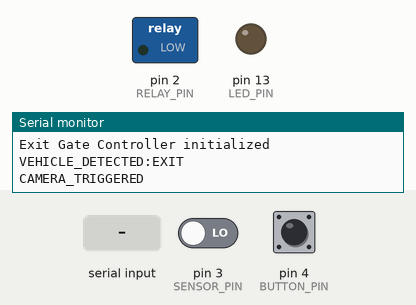
The sketch below on a simulated Arduino Uno, built with avr-gcc and run on an emulated ATmega328P. On the bench: switched loads named in the sketch (green lamp = pin HIGH), output pins drawn as LEDs (lit = HIGH), the last lines printed to the serial monitor. Inputs (shaded band) come from the test bench; at power-on: pin 4 (BUTTON_PIN) HIGH, pin 3 (SENSOR_PIN) LOW. Pins used as bus, display or sensor lines are not drawn.

Above: at 1.2 s.
1.3 s: pin 4 (BUTTON_PIN) pulled LOW for 0.15 s
At 2.7 s:
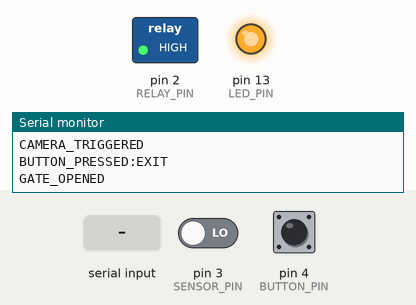
4.4 s: "CLOSE_GATE\n" received over Serial
At 4.8 s:
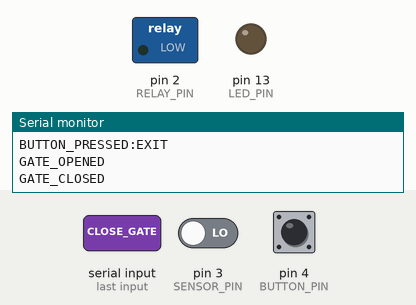
5.9 s: "OPEN_GATE\n" received over Serial
At 7.1 s:
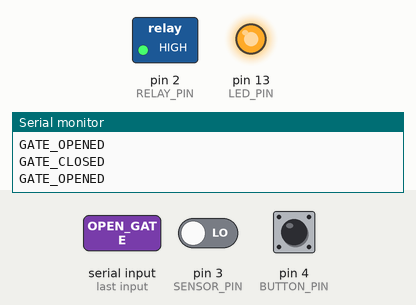
7.4 s: pin 4 (BUTTON_PIN) pulled LOW for 1 s
At 8.6 s:
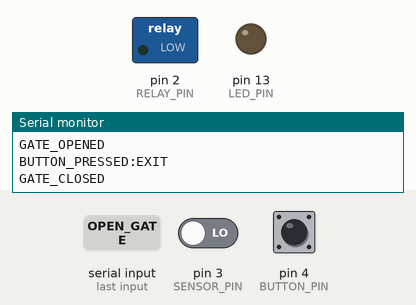
Timing chart, 0 to 10.4 s (numbered marks = the images above; inputs shaded):
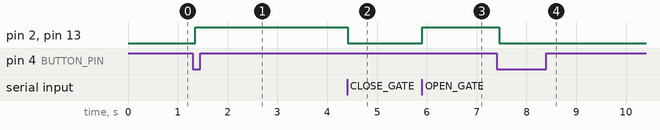

Measured:
- after the input at 1.3 s, pin 2 (RELAY_PIN), pin 13 (LED_PIN): LOW → HIGH after 0.05 s
- after the input at 4.4 s, pin 2 (RELAY_PIN), pin 13 (LED_PIN): HIGH → LOW at once
- after the input at 5.9 s, pin 2 (RELAY_PIN), pin 13 (LED_PIN): LOW → HIGH at once
- after the input at 7.4 s, pin 2 (RELAY_PIN), pin 13 (LED_PIN): HIGH → LOW after 0.05 s

The sketch:

relay_exit.ino
```cpp
/*
 * ParkIRC Exit Gate Controller
 *
 * Controls the exit gate for a parking system
 * Interfaces with sensors and communicates with the desktop application
 */

// Define pins
const int RELAY_PIN = 2;       // Relay control pin
const int SENSOR_PIN = 3;      // Vehicle sensor pin (IR sensor or loop detector)
const int BUTTON_PIN = 4;      // Manual button pin
const int LED_PIN = 13;        // Status LED
const int CAMERA_TRIGGER_PIN = 5;  // Pin to trigger external camera (optional)
const int PRINTER_TRIGGER_PIN = 6; // Pin to trigger external receipt printer (optional)

// Timing constants
const unsigned long GATE_OPEN_TIME = 10000;  // Time gate stays open (10 seconds)
const unsigned long DEBOUNCE_DELAY = 50;     // Debounce time for button (50ms)
const unsigned long CAMERA_TRIGGER_TIME = 200; // Camera trigger pulse duration (ms)
const unsigned long PRINTER_TRIGGER_TIME = 500; // Printer trigger pulse duration (ms)

// State variables
bool gateOpen = false;
bool vehicleDetected = false;
bool lastButtonState = HIGH;   // Assuming pull-up resistor
bool buttonState = HIGH;       // Assuming pull-up resistor
unsigned long lastDebounceTime = 0;
unsigned long gateOpenTime = 0;
unsigned long cameraTriggerTime = 0;
unsigned long printerTriggerTime = 0;
bool cameraTriggerActive = false;
bool printerTriggerActive = false;
String receiptData = "";

void setup() {
  // Initialize serial communication
  Serial.begin(9600);

  // Initialize pins
  pinMode(RELAY_PIN, OUTPUT);
  pinMode(SENSOR_PIN, INPUT);
  pinMode(BUTTON_PIN, INPUT_PULLUP);
  pinMode(LED_PIN, OUTPUT);
  pinMode(CAMERA_TRIGGER_PIN, OUTPUT);
  pinMode(PRINTER_TRIGGER_PIN, OUTPUT);

  // Initialize outputs to inactive state
  digitalWrite(RELAY_PIN, LOW);
  digitalWrite(LED_PIN, LOW);
  digitalWrite(CAMERA_TRIGGER_PIN, LOW);
  digitalWrite(PRINTER_TRIGGER_PIN, LOW);

  // Initialize gate to closed position
  closeGate();

  Serial.println("Exit Gate Controller initialized");
}

void loop() {
  // Check for commands from desktop application
  checkSerialCommands();

  // Check vehicle sensor
  checkVehicleSensor();

  // Check manual button
  checkButton();

  // Check if it's time to close the gate
  checkGateTimer();

  // Check camera and printer trigger timers
  checkCameraTimer();
  checkPrinterTimer();
}

void checkSerialCommands() {
  if (Serial.available() > 0) {
    String command = Serial.readStringUntil('\n');
    command.trim();

    if (command == "OPEN_GATE") {
      openGate();
    }
    else if (command == "CLOSE_GATE") {
      closeGate();
    }
    else if (command == "STATUS") {
      sendStatus();
    }
    else if (command.startsWith("CAPTURE_IMAGE")) {
      triggerCamera();
    }
    else if (command.startsWith("PRINTV:")) {
      // Extract receipt data from command (format: PRINTV:DATA_TO_PRINT)
      receiptData = command.substring(7);
      triggerPrinter();
    }
  }
}

void checkVehicleSensor() {
  bool currentSensorState = digitalRead(SENSOR_PIN) == LOW; // LOW when vehicle is detected

  // If sensor state has changed
  if (currentSensorState != vehicleDetected) {
    vehicleDetected = currentSensorState;

    if (vehicleDetected) {
      // Vehicle has been detected
      Serial.println("VEHICLE_DETECTED:EXIT");

      // For exit gates, we want to capture the vehicle image too
      triggerCamera();

      // For exit gates, we may want to automatically open when payment is validated
      // This would typically be controlled by the desktop app sending an OPEN_GATE command
    } else {
      // Vehicle has left sensor area
      Serial.println("VEHICLE_LEFT:EXIT");
    }
  }
}

void checkButton() {
  // Read button state with debounce
  int reading = digitalRead(BUTTON_PIN);

  if (reading != lastButtonState) {
    lastDebounceTime = millis();
  }

  if ((millis() - lastDebounceTime) > DEBOUNCE_DELAY) {
    if (reading != buttonState) {
      buttonState = reading;

      // Button is pressed (LOW due to pull-up)
      if (buttonState == LOW) {
        Serial.println("BUTTON_PRESSED:EXIT");
        toggleGate();
      }
    }
  }

  lastButtonState = reading;
}

void checkGateTimer() {
  // Auto-close gate after timeout if it's open
  if (gateOpen && (millis() - gateOpenTime > GATE_OPEN_TIME)) {
    closeGate();
  }
}

void checkCameraTimer() {
  // Turn off camera trigger after specified duration
  if (cameraTriggerActive && (millis() - cameraTriggerTime > CAMERA_TRIGGER_TIME)) {
    digitalWrite(CAMERA_TRIGGER_PIN, LOW);
    cameraTriggerActive = false;
  }
}

void checkPrinterTimer() {
  // Turn off printer trigger after specified duration
  if (printerTriggerActive && (millis() - printerTriggerTime > PRINTER_TRIGGER_TIME)) {
    digitalWrite(PRINTER_TRIGGER_PIN, LOW);
    printerTriggerActive = false;
  }
}

void openGate() {
  if (!gateOpen) {
    digitalWrite(RELAY_PIN, HIGH);  // Activate relay
    digitalWrite(LED_PIN, HIGH);    // Turn on LED
    gateOpen = true;
    gateOpenTime = millis();        // Start timer
    Serial.println("GATE_OPENED");
  }
}

void closeGate() {
  if (gateOpen) {
    digitalWrite(RELAY_PIN, LOW);   // Deactivate relay
    digitalWrite(LED_PIN, LOW);     // Turn off LED
    gateOpen = false;
    Serial.println("GATE_CLOSED");
  }
}

void toggleGate() {
  if (gateOpen) {
    closeGate();
  } else {
    openGate();
  }
}

void triggerCamera() {
  // Activate camera trigger pin (could connect to camera's remote shutter)
  digitalWrite(CAMERA_TRIGGER_PIN, HIGH);
  cameraTriggerTime = millis();
  cameraTriggerActive = true;
  Serial.println("CAMERA_TRIGGERED");
}

void triggerPrinter() {
  // Activate printer trigger pin
  digitalWrite(PRINTER_TRIGGER_PIN, HIGH);
  printerTriggerTime = millis();
  printerTriggerActive = true;
  Serial.println("PRINTING_RECEIPT:" + receiptData);
}

void sendStatus() {
  Serial.print("STATUS:");
  Serial.print(gateOpen ? "OPEN" : "CLOSED");
  Serial.print(",");
  Serial.println(vehicleDetected ? "VEHICLE_DETECTED" : "NO_VEHICLE");
} 
```
